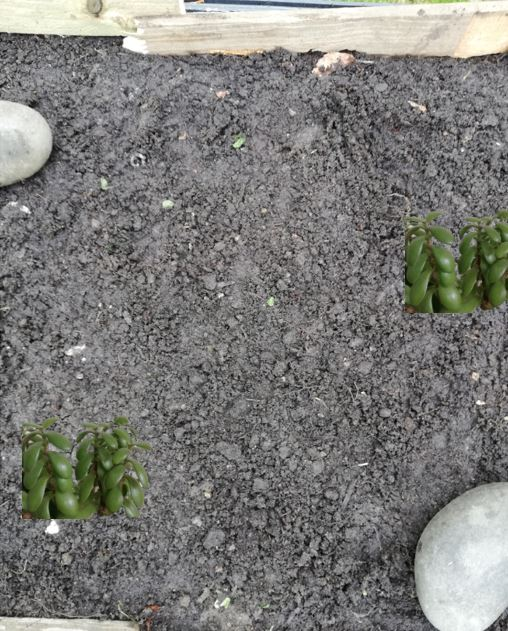
#> input picture Python Programs/testImage.JPG, 508 x 631 px, given in place of the camera
$ python increaseSaturation.py
#> lines starting #> are read from the running program, lines starting #| are printed output that depends on the picture
import cv2
import numpy as np

cam = cv2.VideoCapture(0)
_, frame = cam.read();
#> frame is the input picture: shape (631, 508, 3); mean B, G, R 121, 124.4, 124.6
#img = cv2.imread("frame.jpg")
cv2.imshow("img original", frame)
imgHSV = cv2.cvtColor(frame.copy(), cv2.COLOR_BGR2HSV)
#> imgHSV: shape (631, 508, 3); mean H, S, V 76.2, 14.8, 126.4
(h, s, v) = cv2.split(imgHSV)
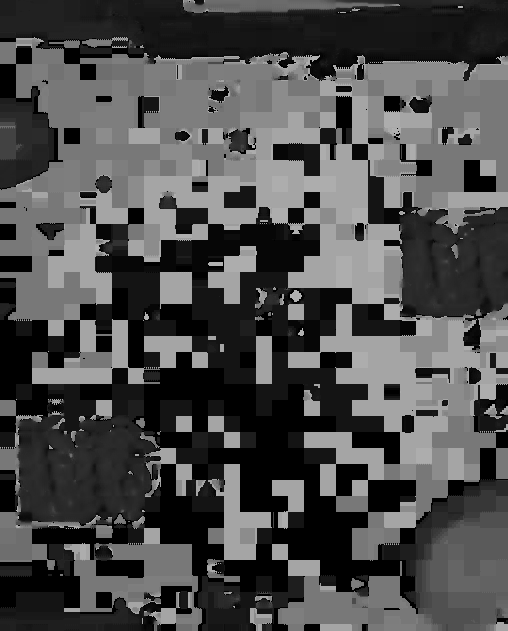
#> h: shape (631, 508); min 0, max 178, mean 76.2
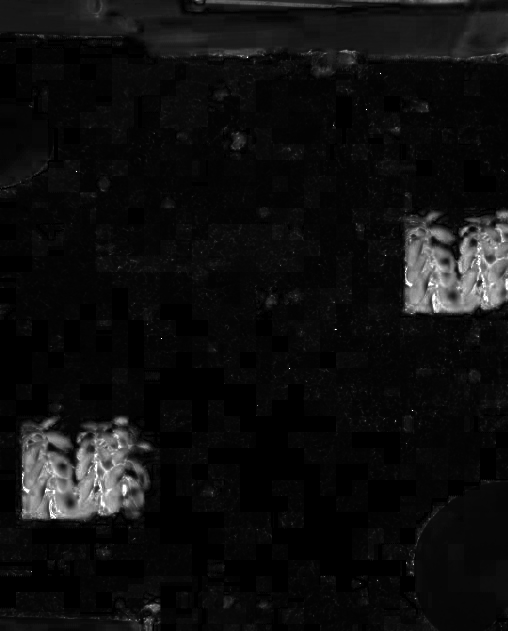
#> s: shape (631, 508); min 0, max 255, mean 14.8
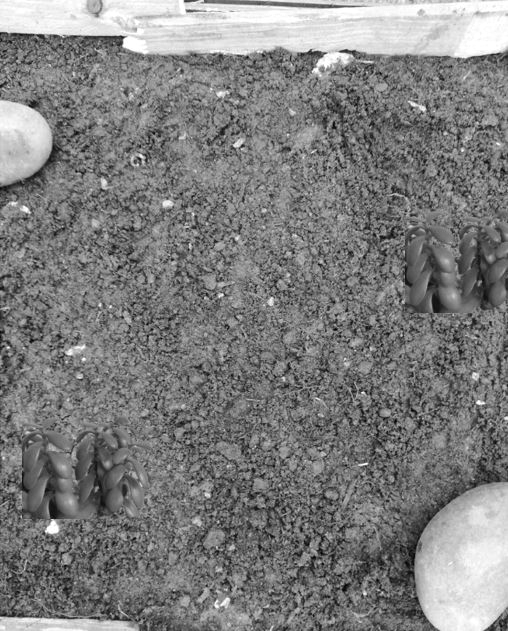
#> v: shape (631, 508); min 0, max 255, mean 126.4
h= h+20
h = np.clip(h, 0, 255)
#s = s*2
#s = np.clip(s, 0, 255)
imgHSV = cv2.merge([h, s, v])
#> imgHSV: shape (631, 508, 3); mean H, S, V 96.2, 14.8, 126.4

imgBGR = cv2.cvtColor(imgHSV, cv2.COLOR_HSV2BGR)
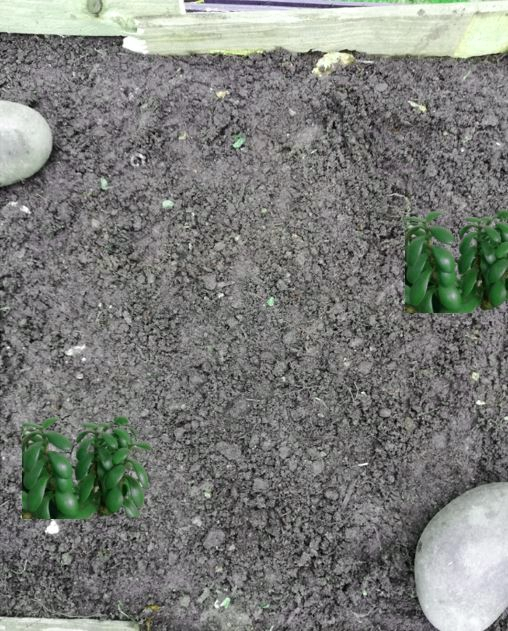
#> imgBGR: shape (631, 508, 3); mean B, G, R 120.7, 124.8, 122.2
#cv2.imwrite("saturated.jpg", imgBGR)
cv2.imshow("img saturated", imgBGR)
cv2.waitKey(0)

$ run again, on Python Programs/download.jpg
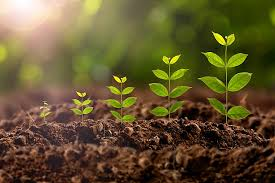
#> input picture Python Programs/download.jpg, 275 x 183 px, given in place of the camera
#> frame is the input picture: shape (183, 275, 3); mean B, G, R 47.8, 85.4, 99.1
#> `(h, s, v) = cv2.split(imgHSV)`:
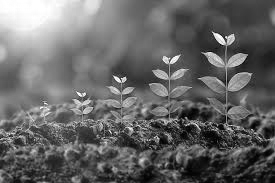
#> v: shape (183, 275); min 0, max 255, mean 102.7
#> `imgBGR = cv2.cvtColor(imgHSV, cv2.COLOR_HSV2BGR)`:
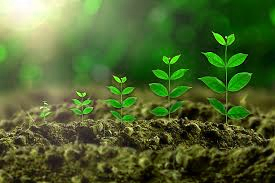
#> imgBGR: shape (183, 275, 3); mean B, G, R 47.3, 101.3, 78.2

$ run again, on Python Programs/frame.jpg
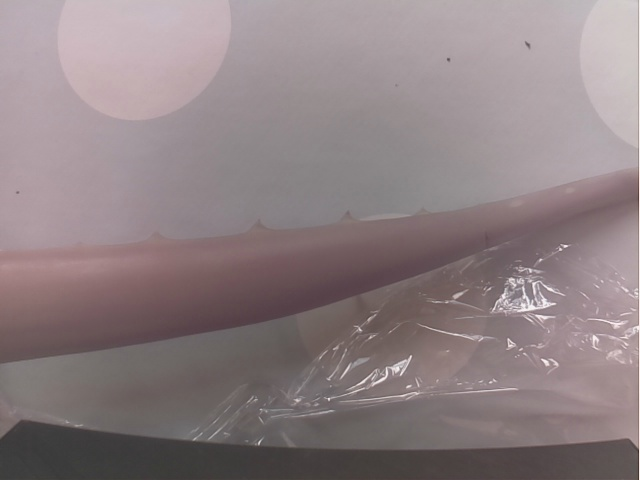
#> input picture Python Programs/frame.jpg, 640 x 480 px, given in place of the camera
#> frame is the input picture: shape (480, 640, 3); mean B, G, R 130.8, 128.4, 141.8
#> `(h, s, v) = cv2.split(imgHSV)`:
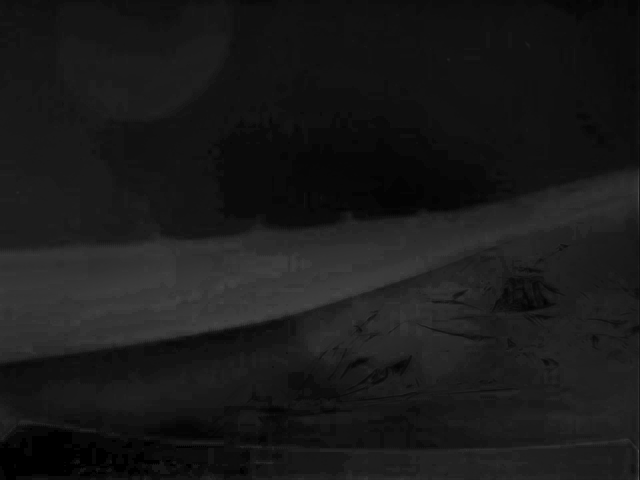
#> s: shape (480, 640); min 0, max 82, mean 25.6
#> `(h, s, v) = cv2.split(imgHSV)`:
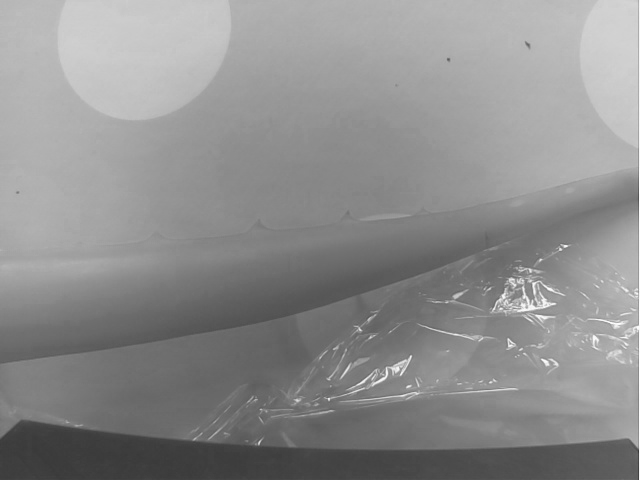
#> v: shape (480, 640); min 55, max 255, mean 141.8

$ run again, on Python Programs/frame1.jpg
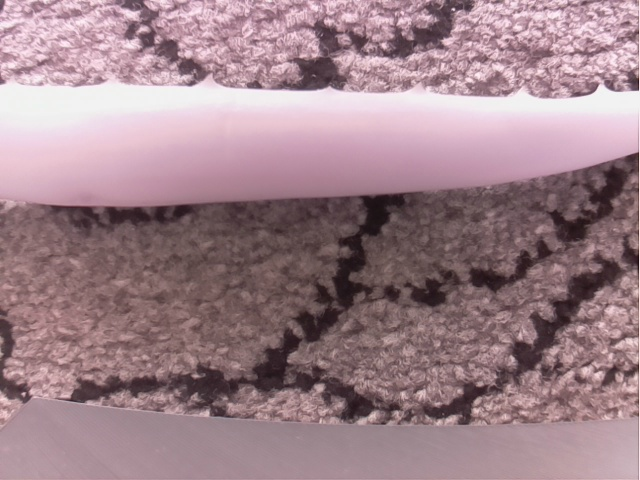
#> input picture Python Programs/frame1.jpg, 640 x 480 px, given in place of the camera
#> frame is the input picture: shape (480, 640, 3); mean B, G, R 138.3, 130.5, 158.5
#> `(h, s, v) = cv2.split(imgHSV)`:
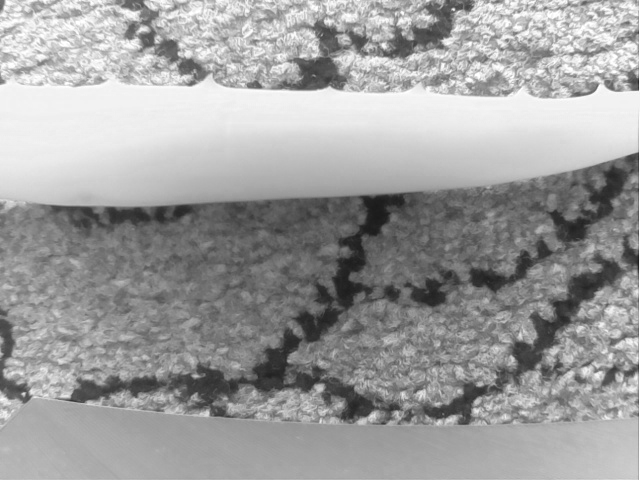
#> v: shape (480, 640); min 26, max 255, mean 158.5
#> `imgBGR = cv2.cvtColor(imgHSV, cv2.COLOR_HSV2BGR)`:
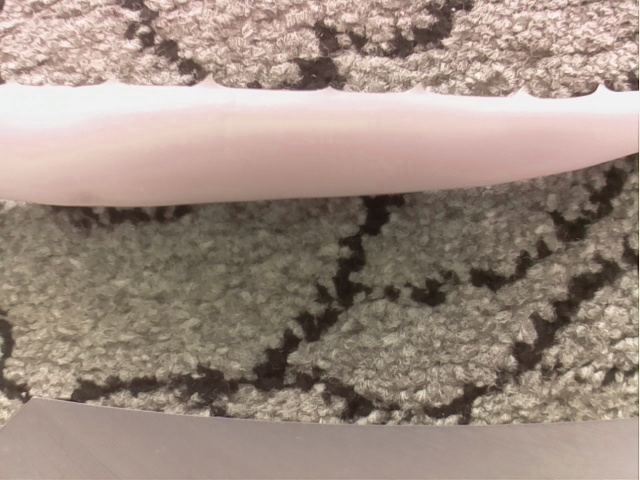
#> imgBGR: shape (480, 640, 3); mean B, G, R 130, 140.9, 158.5
